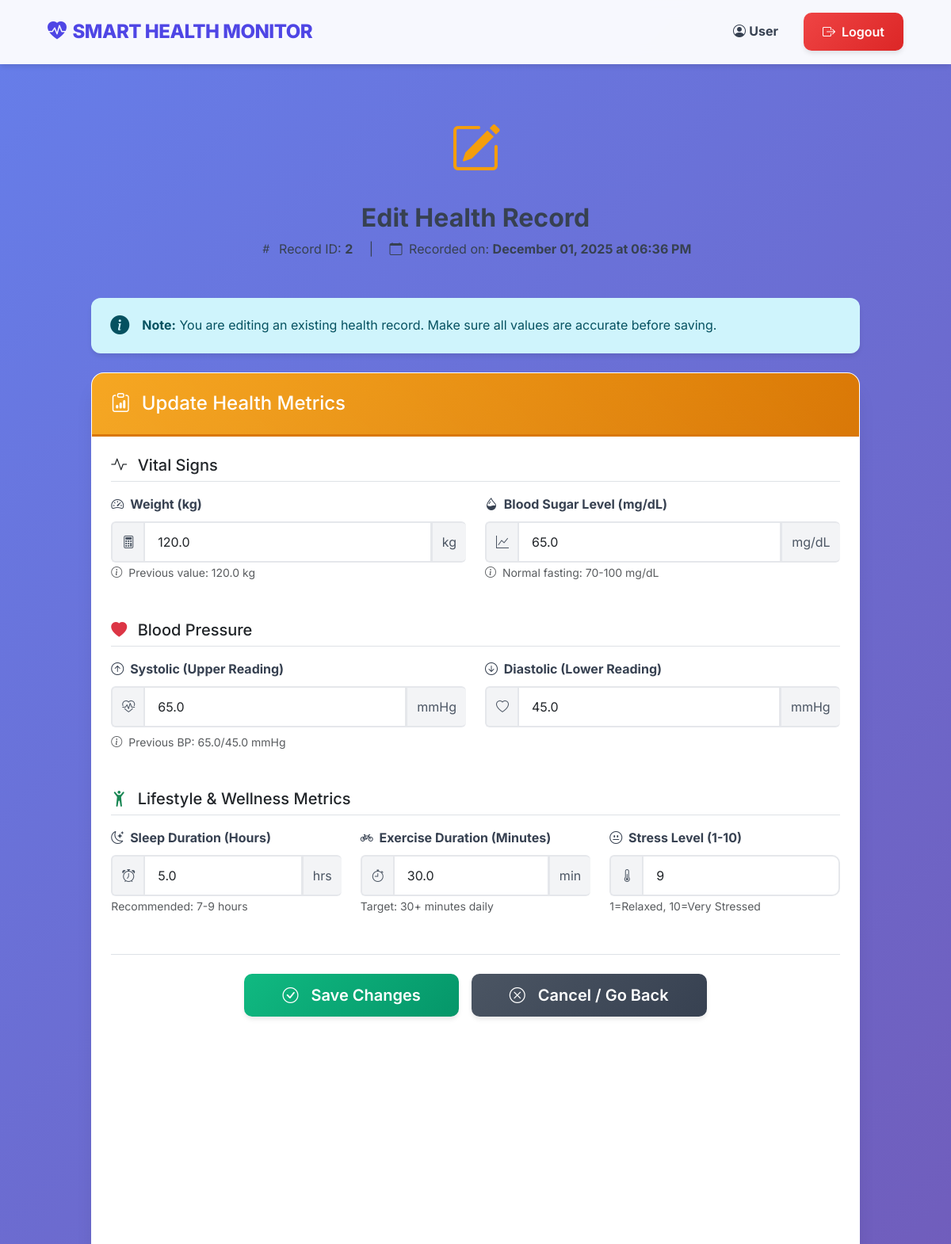
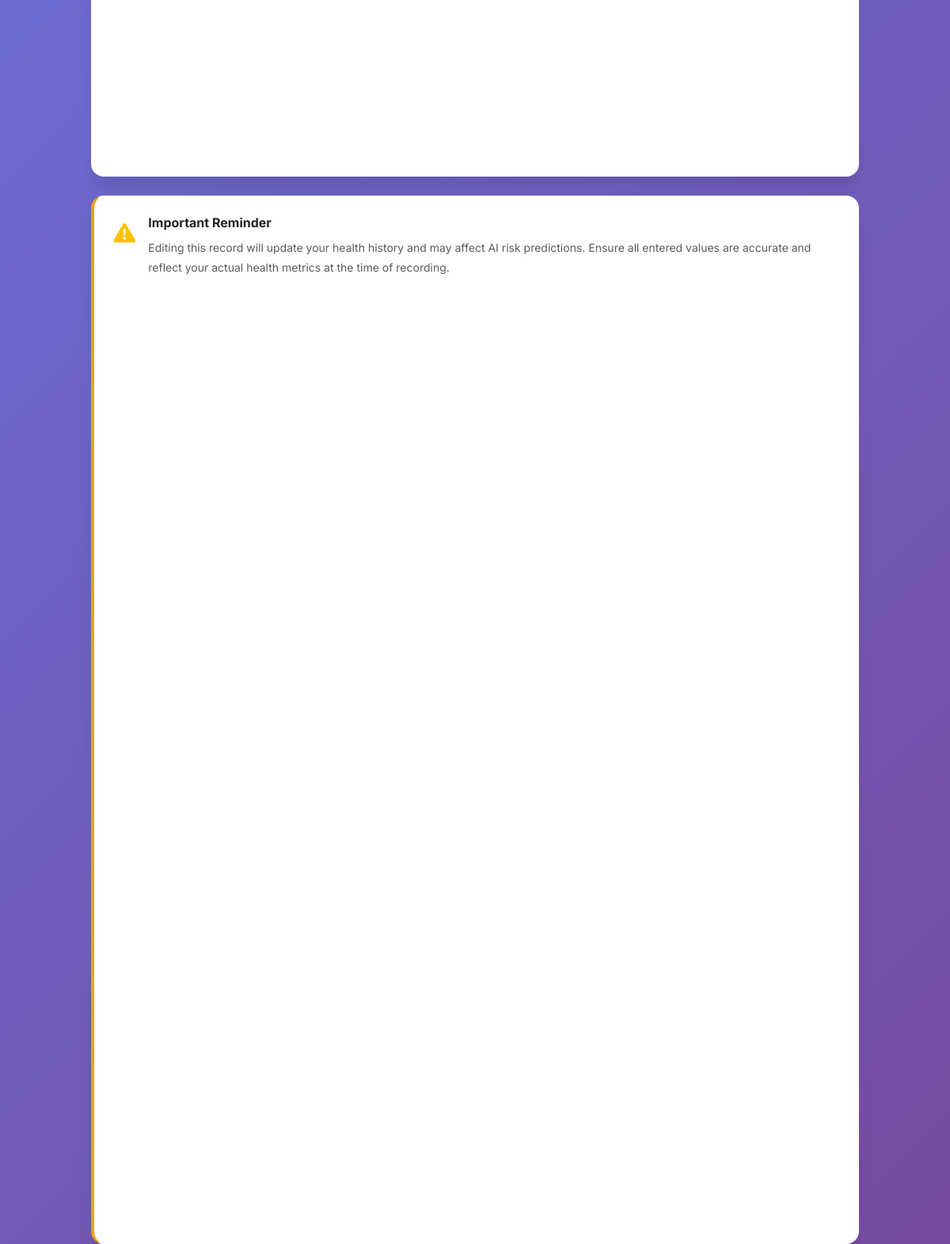
The page /edit_record/2 (signed in) on the database its author committed (2 pictures, top to bottom).
### database.py (models this page shows)
class HealthRecord(Base):
    __tablename__ = 'health_records'
    id = Column(Integer, primary_key=True)
    username = Column(String, nullable=False)
    timestamp = Column(DateTime, default=datetime.utcnow)
    weight = Column(Float)
    systolic_bp = Column(Float)
    diastolic_bp = Column(Float)
    sugar_level = Column(Float)
    sleep_hours = Column(Float)
    exercise_minutes = Column(Float)
    stress_level = Column(Integer)

### app.py (the view, shortened to what this page needs)
@app.route('/edit_record/<int:record_id>', methods=['GET', 'POST'])
def edit_record(record_id):
    if 'email' not in session:
        flash('Please login to edit records.', 'warning')
        return redirect(url_for('login'))
    db_session = Session()
    record = db_session.get(HealthRecord, record_id)
    if not record or record.username != session['username']:
        db_session.close()
        flash('Record not found or access denied.', 'danger')
        return redirect(url_for('view_records'))
    db_session.close()
    return render_template('edit_record.html', record=record)

### templates/edit_record.html (shortened to what this page needs)
{% extends "layout.html" %}
{% block content %}
<div class="row justify-content-center">
    <div class="col-lg-10">
        <div class="mb-5" style="text-align: center;">
            <div class="mb-3">
                <i class="bi bi-pencil-square" style="font-size: 4rem; color: #F59E0B;"></i>
            </div>
            <h2 class="fw-bold mb-2" style="color: var(--gray-900);">Edit Health Record</h2>
            <p style="color: var(--gray-600);">
                <i class="bi bi-hash me-1"></i>
                Record ID: <strong>{{ record.id }}</strong>
                <span class="mx-3">|</span>
                <i class="bi bi-calendar me-1"></i>
                Recorded on: <strong>{{ record.timestamp.strftime('%B %d, %Y at %I:%M %p') }}</strong>
            </p>
        </div>
        <div class="alert alert-info mb-4" style="border-radius: 12px; border: none;">
            <div class="d-flex align-items-center">
                <i class="bi bi-info-circle-fill fs-4 me-3"></i>
                <div>
                    <strong>Note:</strong> You are editing an existing health record. Make sure all values are accurate before saving.
                </div>
            </div>
        </div>
        <div class="card dashboard-card">
            <div class="card-header" style="background: linear-gradient(135deg, #F59E0B 0%, #D97706 100%); color: white; border-bottom: 3px solid #D97706;">
                <h4 class="mb-0">
                    <i class="bi bi-clipboard-data me-2"></i>
                    Update Health Metrics
                </h4>
            </div>
            <div class="card-body p-4">
                <form method="POST" action="{{ url_for('edit_record', record_id=record.id) }}" class="needs-validation" novalidate>
                    <div class="mb-5">
                        <h5 class="mb-3 pb-2 border-bottom">
                            <i class="bi bi-activity me-2" style="color: var(--primary-teal);"></i>
                            Vital Signs
                        </h5>
                        <div class="row g-4">
                            <div class="col-md-6">
                                <label for="weight" class="form-label fw-bold">
                                    <i class="bi bi-speedometer2 me-1"></i>
                                    Weight (kg)
                                </label>
                                <div class="input-group">
                                    <span class="input-group-text">
                                        <i class="bi bi-calculator"></i>
                                    </span>
                                    <input type="number" step="0.1" class="form-control form-control-lg"
                                           id="weight" name="weight" value="{{ record.weight }}" required>
                                    <span class="input-group-text">kg</span>
                                </div>
                                <small class="text-muted">
                                    <i class="bi bi-info-circle me-1"></i>
                                    Previous value: {{ record.weight }} kg
                                </small>
                            </div>
                            <div class="col-md-6">
                                <label for="sugar_level" class="form-label fw-bold">
                                    <i class="bi bi-droplet-half me-1"></i>
                                    Blood Sugar Level (mg/dL)
                                </label>
                                <div class="input-group">
                                    <span class="input-group-text">
                                        <i class="bi bi-graph-up"></i>
                                    </span>
                                    <input type="number" step="0.1" class="form-control form-control-lg"
                                           id="sugar_level" name="sugar_level" value="{{ record.sugar_level }}" required>
                                    <span class="input-group-text">mg/dL</span>
                                </div>
                                <small class="text-muted">
                                    <i class="bi bi-info-circle me-1"></i>
                                    Normal fasting: 70-100 mg/dL
                                </small>
                            </div>
                        </div>
                    </div>
                    <div class="mb-5">
                        <h5 class="mb-3 pb-2 border-bottom">
                            <i class="bi bi-heart-fill me-2 text-danger"></i>
                            Blood Pressure
                        </h5>
                        <div class="row g-4">
                            <div class="col-md-6">
                                <label for="systolic_bp" class="form-label fw-bold">
                                    <i class="bi bi-arrow-up-circle me-1"></i>
                                    Systolic (Upper Reading)
                                </label>
                                <div class="input-group">
                                    <span class="input-group-text">
                                        <i class="bi bi-heart-pulse"></i>
                                    </span>
                                    <input type="number" step="0.1" class="form-control form-control-lg"
                                           id="systolic_bp" name="systolic_bp" value="{{ record.systolic_bp }}" required>
                                    <span class="input-group-text">mmHg</span>
                                </div>
                            </div>
                            <div class="col-md-6">
                                <label for="diastolic_bp" class="form-label fw-bold">
                                    <i class="bi bi-arrow-down-circle me-1"></i>
                                    Diastolic (Lower Reading)
                                </label>
                                <div class="input-group">
                                    <span class="input-group-text">
                                        <i class="bi bi-heart"></i>
                                    </span>
                                    <input type="number" step="0.1" class="form-control form-control-lg"
                                           id="diastolic_bp" name="diastolic_bp" value="{{ record.diastolic_bp }}" required>
                                    <span class="input-group-text">mmHg</span>
                                </div>
                            </div>
                        </div>
                        <small class="text-muted d-block mt-2">
                            <i class="bi bi-info-circle me-1"></i>
                            Previous BP: {{ record.systolic_bp }}/{{ record.diastolic_bp }} mmHg
                        </small>
                    </div>
                    <div class="mb-4">
                        <h5 class="mb-3 pb-2 border-bottom">
                            <i class="bi bi-person-arms-up me-2 text-success"></i>
                            Lifestyle & Wellness Metrics
                        </h5>
                        <div class="row g-4">
                            <div class="col-md-4">
                                <label for="sleep_hours" class="form-label fw-bold">
                                    <i class="bi bi-moon-stars me-1"></i>
                                    Sleep Duration (Hours)
                                </label>
                                <div class="input-group">
                                    <span class="input-group-text">
                                        <i class="bi bi-alarm"></i>
                                    </span>
                                    <input type="number" step="0.1" class="form-control form-control-lg"
                                           id="sleep_hours" name="sleep_hours" min="0" max="15"
                                           value="{{ record.sleep_hours }}" required>
                                    <span class="input-group-text">hrs</span>
                                </div>
                                <small class="text-muted">Recommended: 7-9 hours</small>
                            </div>
                            <div class="col-md-4">
                                <label for="exercise_minutes" class="form-label fw-bold">
                                    <i class="bi bi-bicycle me-1"></i>
                                    Exercise Duration (Minutes)
                                </label>
                                <div class="input-group">
                                    <span class="input-group-text">
                                        <i class="bi bi-stopwatch"></i>
                                    </span>
                                    <input type="number" class="form-control form-control-lg"
                                           id="exercise_minutes" name="exercise_minutes" min="0"
                                           value="{{ record.exercise_minutes }}" required>
                                    <span class="input-group-text">min</span>
                                </div>
                                <small class="text-muted">Target: 30+ minutes daily</small>
                            </div>
                            <div class="col-md-4">
                                <label for="stress_level" class="form-label fw-bold">
                                    <i class="bi bi-emoji-neutral me-1"></i>
                                    Stress Level (1-10)
                                </label>
                                <div class="input-group">
                                    <span class="input-group-text">
                                        <i class="bi bi-thermometer-half"></i>
                                    </span>
                                    <input type="number" class="form-control form-control-lg"
                                           id="stress_level" name="stress_level" min="1" max="10"
                                           value="{{ record.stress_level }}" required>
                                </div>
                                <small class="text-muted">1=Relaxed, 10=Very Stressed</small>
                            </div>
                        </div>
                    </div>
                    <div class="mt-5 pt-4 border-top d-flex gap-3 justify-content-center flex-wrap">
                        <button type="submit" class="btn btn-success btn-lg px-5">
                            <i class="bi bi-check-circle me-2"></i>
                            Save Changes
                        </button>
                        <a href="{{ url_for('view_records') }}" class="btn btn-secondary btn-lg px-5">
                            <i class="bi bi-x-circle me-2"></i>
                            Cancel / Go Back
                        </a>
                    </div>
                </form>
            </div>
        </div>
        <div class="card dashboard-card mt-4" style="border-left: 4px solid #F59E0B;">
            <div class="card-body">
                <div class="d-flex align-items-start">
                    <i class="bi bi-exclamation-triangle-fill text-warning fs-3 me-3"></i>
                    <div>
                        <h6 class="fw-bold mb-2">Important Reminder</h6>
                        <small class="text-muted">
                            Editing this record will update your health history and may affect AI risk predictions.
                            Ensure all entered values are accurate and reflect your actual health metrics at the time of recording.
                        </small>
                    </div>
                </div>
            </div>
        </div>
    </div>
</div>
{% endblock %}

### templates/layout.html (shortened to what this page needs)
<!DOCTYPE html>
<html lang="en">
<head>
    <link href="https://cdn.jsdelivr.net/npm/bootstrap@5.3.3/dist/css/bootstrap.min.css" rel="stylesheet">
    <link rel="stylesheet" href="https://cdn.jsdelivr.net/npm/bootstrap-icons@1.11.3/font/bootstrap-icons.min.css">
    <link rel="stylesheet" href="{{ url_for('static', filename='style.css') }}">
</head>
<body>
    <nav class="navbar navbar-expand-lg navbar-light sticky-top">
        <div class="container-fluid mx-lg-5">
            <a class="navbar-brand" href="{{ url_for('index') }}">
                <i class="bi bi-heart-pulse-fill"></i>
                SMART HEALTH MONITOR
            </a>
            <div class="collapse navbar-collapse" id="navbarNav">
                <div class="navbar-nav ms-auto align-items-center">
                    {% if 'username' in session %}
                        <span class="nav-link me-3">
                            <i class="bi bi-person-circle"></i>
                            <strong>{{ session['username'] }}</strong>
                        </span>
                        <a class="btn btn-logout" href="{{ url_for('logout') }}">
                            <i class="bi bi-box-arrow-right"></i>
                            Logout
                        </a>
                    {% endif %}
                </div>
            </div>
        </div>
    </nav>
    <div class="container mt-4">
        {% block content %}{% endblock %}
    </div>
</body>
</html>

### rows shown on the page
HealthRecord: username "User", id "2", timestamp "December 01, 2025 at 06:36 PM", weight "120.0", sugar_level "65.0", systolic_bp "65.0", diastolic_bp "45.0", sleep_hours "5.0", exercise_minutes "30.0", stress_level "9"
